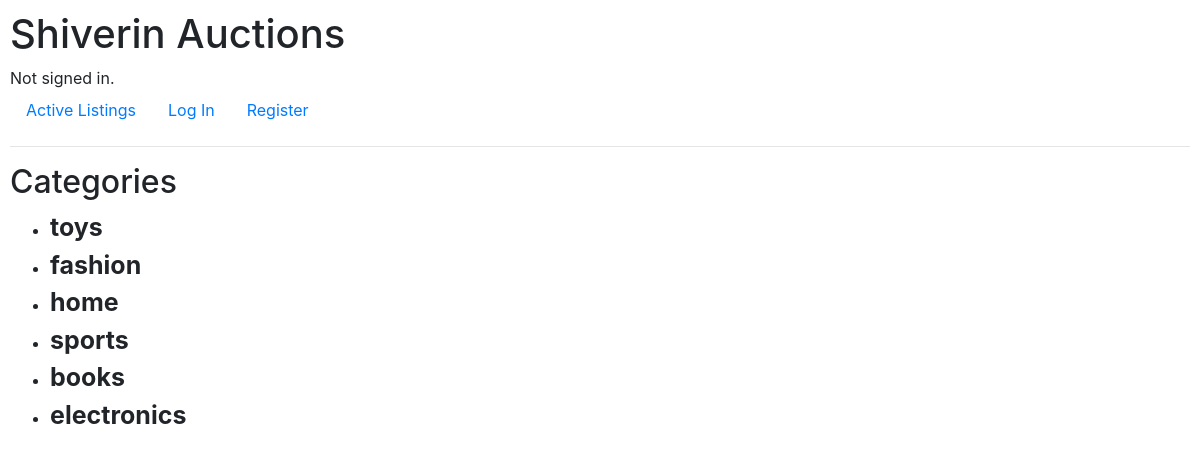
The page /categories on the database its author committed.
### auctions/models.py (models this page shows)
class Category(models.Model):
    name = models.CharField(max_length=64)
    def __str__(self):
        return f"{self.name}"

### auctions/views.py (the view)
# urls.py: path("categories", views.categories, name="categories"),
def categories(request):
    cats=Category.objects.all()
    return render(request, "auctions/categories.html",{
        "categories":cats
    })

### auctions/templates/auctions/categories.html
{% extends "auctions/layout.html" %}
{% block body %}
    <h2>Categories</h2>
        <ul>
        {% for cat in categories %}
        <li>
                <a href="{% url 'cat' cat %}" style="color: inherit;"><strong style="font-size: 25px;">{{ cat }}</strong></a>
        </li>
        {% endfor %}
        </ul>
{% endblock %}

### auctions/static/auctions/styles.css (style rules this page uses)
body { padding: 10px; }

### rows shown on the page
Category: name "toys"
Category: name "fashion"
Category: name "home"
Category: name "sports"
Category: name "books"
Category: name "electronics"
